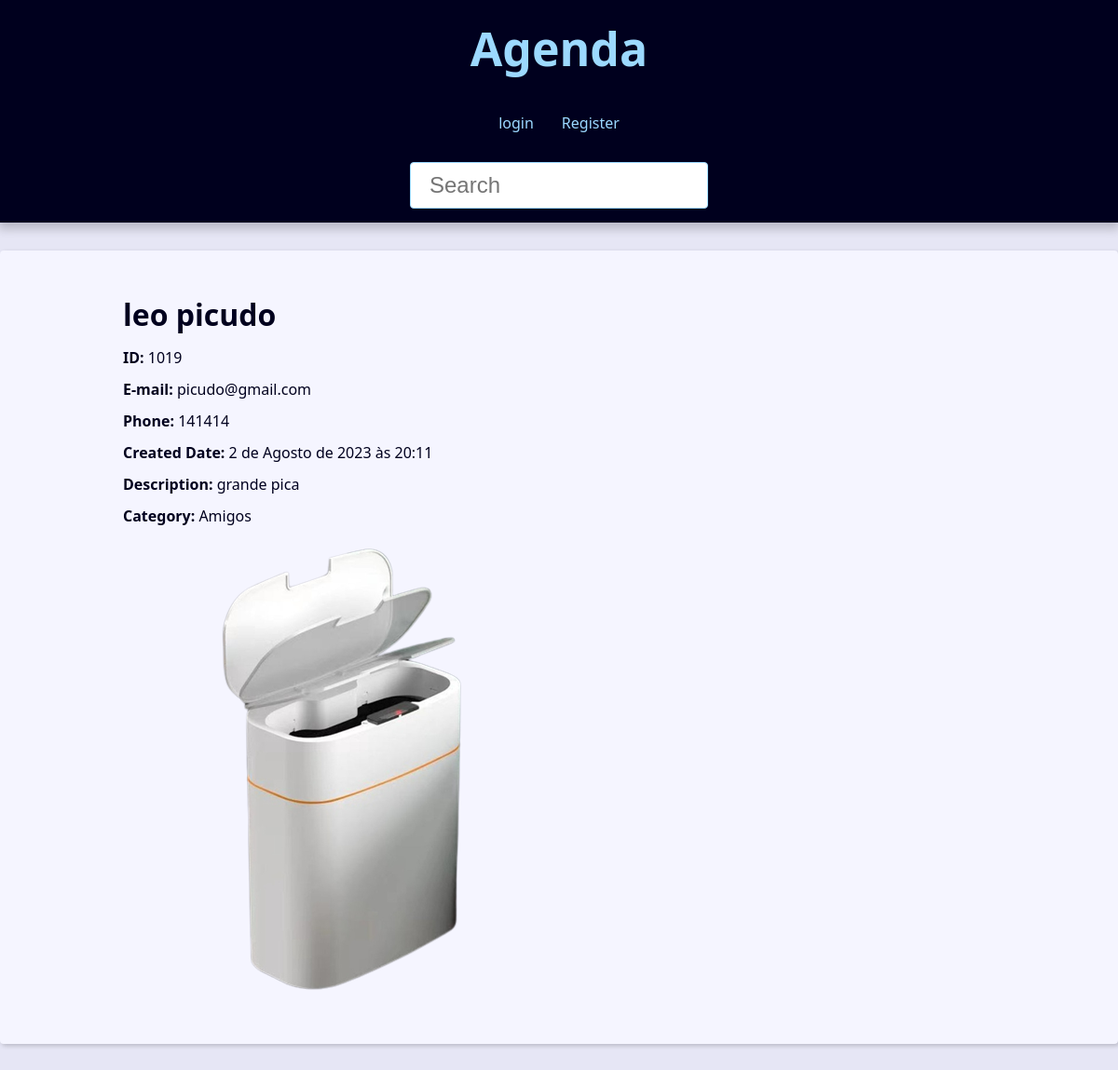
Screenshot of /contact/1019/ with the database file from the repository.
### contact/models.py (models this page shows, shortened)
class Contact(models.Model):
    first_name = models.CharField(max_length=50)
    last_name = models.CharField(max_length=50)
    phone = models.CharField(max_length=50)
    email = models.EmailField(max_length=254, blank=True) #Com o blanck você define se é obrigatório ou não, tem validação imbutida
    created_date = models.DateTimeField(default=timezone.now) #Função que pega a data atual
    description = models.TextField(blank=True)
    show = models.BooleanField(default=True) #Default coloca um falor automático, #Ele é de selecionar
    picture = models.ImageField(blank=True, upload_to='pictures/%Y/%m') #Dentro da pasta média ele vai criar uma pasta pictures / ano / mês
    category = models.ForeignKey(
        Category, on_delete=models.SET_NULL,
        blank=True, null=True #Permito que esse campo seja nulo
    )
    owner = models.ForeignKey(
        User, on_delete=models.SET_NULL,
        blank=True, null=True
    )

class Category(models.Model):
    class Meta:
        verbose_name = 'Category' #Singular
        verbose_name_plural = 'Categories' #Plural
    name = models.CharField(max_length=50)

### contact/views/contact_views.py (the view)
# urls.py: path('contact/<int:contact_id>/',views.contact, name='contact'),
def contact(request,contact_id):
    single_contact = get_object_or_404(Contact,pk=contact_id, show=True)
    '''
        pode ser também

        single_contact = get_object_or_404(Contact.objects.filter(pk=contact_id))

    '''
    site_title = f'{single_contact.first_name} {single_contact.last_name} - Agenda'
    context = {
        'contact': single_contact,
        'site_title': site_title,
    }
    return render(
        request,
        'contact/contact.html',
        context
    )

### contact/templates/contact/contact.html (shortened to what this page needs)
{% extends 'global/base.html' %}
{% block content %}
    <div class="single-contact">
        <h1 class="single-contact">
            {{contact.first_name}}  {{contact.last_name}}
        </h1>
        <p><b>ID: </b>{{contact.id}}</p>
        <p><b>E-mail: </b>{{contact.email}}</p>
        <p><b>Phone: </b>{{contact.phone}}</p>
        <p><b>Created Date: </b>{{contact.created_date}}</p>
        <p><b>Description: </b>{{contact.description}}</p>
        <p><b>Category: </b>{{contact.category.name}}</p>
        {%if contact.picture %}
        <p>
            <img src="{{contact.picture.url}}" alt="{{contact.first_name}} {{contact.last_name}}">
        </p>
        {%endif%}
  </div>
{% endblock content %}

### base_static/global/css/style.css (style rules this page uses)
:root { --spacing: 1.5rem; --link-dark-color: rgb(0, 83, 134); --link-light-color: rgb(156, 217, 255); --clr-white: rgb(245, 245, 255); --clr-black: rgb(0, 0, 30); --clr-light-gray: rgb(230, 230, 245); --clr-dark-shadow-5: rgba(0, 0, 10, 5%); --clr-dark-shadow-10: rgba(0, 0, 10, 10%); --clr-dark-shadow-20: rgba(0, 0, 10, 20%); --clr-light-shadow-5: rgba(200, 200, 255, 5%); --clr-light-shadow-10: rgba(200, 200, 255, 10%); --clr-light-shadow-20: rgba(200, 200, 255, 20%); --main-page-width: 120rem; --table-min-width: 60rem; --biggest-font-size: 5rem; --bigger-font-size: 4rem; --big-font-size: 3.2rem; --medium-font-size: 2.4rem; --small-font-size: 1.6rem; --smaller-font-size: 1.4rem; --smallest-font-size: 1.2rem; --transition-fast: 300ms; --transition-medium: 600ms; --transition-slow: 1s; --default-border-radius: 4px; }
*, *::before, *::after { margin: 0; padding: 0; box-sizing: border-box; }
html { font-size: 62.5%; }
body { font-family: system-ui, -apple-system, BlinkMacSystemFont, 'Segoe UI', Roboto, Oxygen, Ubuntu, Cantarell, 'Open Sans', 'Helvetica Neue', sans-serif; line-height: 1.5; font-size: var(--small-font-size); color: var(--clr-black); -webkit-font-smoothing: antialiased; background: var(--clr-light-gray); }
img, svg { display: block; max-width: 100%; }
@media (min-width: 600px) { .single-contact { max-width: 80%; margin: calc(var(--spacing) * 2) auto; } }
.single-contact h1 { margin: 1rem 0; }
.single-contact p { margin: 1rem 0; }

### rows the page displays
Contact: first_name "leo", last_name "picudo", id "1019", email "picudo@gmail.com", phone "141414", created_date "2 de Agosto de 2023 às 20:11", description "grande pica", category.name "Amigos", picture (picture)
